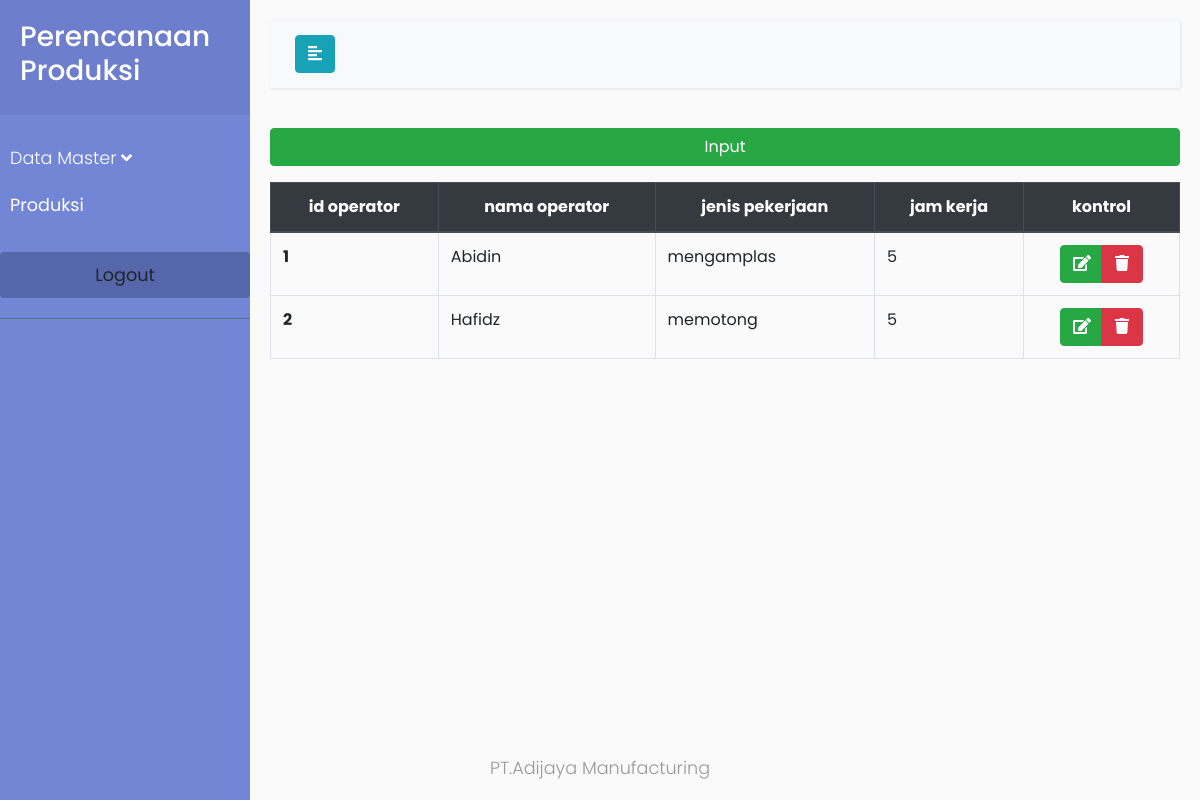
The app's page /operator (signed in) with its own data.
### tables this page shows
CREATE TABLE `operator` (
  `id_operator` int(50) NOT NULL,
  `nama_operator` varchar(255) NOT NULL,
  `jenis_pekerjaan` varchar(255) NOT NULL,
  `jam_kerja_operator` int(50) NOT NULL
);

### operator/read.php (called while the page is built)
<?php
require_once("../config.php");
$sql = "SELECT * FROM operator";
	$read = $db->prepare($sql);
$read->execute();
$data_operator = $read->fetchAll();
?>

### operator/index.php (the view, shortened to what this page needs)
<?php include "read.php" ?>
<!DOCTYPE html>
<html>
<head>
    <?php include "../head.php" ?>
</head>
<body>
    <div class="wrapper">
        <?php include "../sidebar.php"?>
        <div id="content">
            <?php include "../topbar.php" ?>
            <div>
                <button type="button" class="btn btn-success w-100 mb-3" data-toggle="modal" data-target="#modal_insert_operator">
                  Input
              </button>
<table class="table table-bordered">
  <thead class="thead-dark text-center">
    <tr>
        <th scope="col">id operator</th>
        <th scope="col">nama operator</th>
        <th scope="col">jenis pekerjaan</th>
        <th scope="col">jam kerja</th>
        <th scope="col">kontrol</th>
    </tr>
</thead>
<tbody>
    <?php
    if ($data_operator){
        foreach($data_operator as $data) {
            $id_operator = $data["id_operator"];
            $nama_operator = $data["nama_operator"];
            $jenis_pekerjaan = $data["jenis_pekerjaan"];
            $jam_kerja = $data["jam_kerja_operator"];
            echo '<tr>
            <th scope="row">'.$id_operator.'</th>
            <td>'.$nama_operator.'</td>
            <td>'.$jenis_pekerjaan.'</td>
            <td>'.$jam_kerja.'</td>
            <td class="text-center">
            <form class="d-inline" id="delete" name="delete" method="POST" action="delete.php">
            <div class="btn-group" role="group" aria-label="Basic example">
            <button type="button" class="btn btn-success w-50" data-toggle="modal" data-target="#modal_change_operator_'.$id_operator.'">
            <i class="fa fa-edit"></i>
            </button>
            <input type="hidden" class="form-control" id="id_operator" name="id_operator" value="'.$id_operator.'">
            <button type="submit" name="delete" class="btn btn-danger w-50">
            <i class="fa fa-trash"></i>
            </button>
            </div>
            </form>
            </td>
            </tr>
            <div class="modal fade" id="modal_change_operator_'.$id_operator.'" tabindex="-1" role="dialog" aria-labelledby="modal_change_operator_label_'.$id_operator.'" aria-hidden="true">
            <input type="hidden" class="form-control" id="id_operator" name="id_operator" aria-describedby="id_operator" placeholder="ID Operator" value="'.$id_operator.'">
            <input type="text" class="form-control" id="nama_operator" name="nama_operator" aria-describedby="nama_operator" placeholder="Nama Operator" value="'.$nama_operator.'">
            <input type="text" class="form-control" id="jenis_pekerjaan" name="jenis_pekerjaan" placeholder="Jenis Pekerjaan" value="'.$jenis_pekerjaan.'">
            <input type="text" class="form-control" id="jam_kerja" name="jam_kerja" placeholder="Jam Kerja" value="'.$jam_kerja.'">
            </div>';
        }
    }
    ?>
</tbody>
</table>
</div>
</div>
<?php include "../footer.php" ?>
</div>
</body>
</html>

### style.css (style rules this page uses)
body { font-family: 'Poppins', sans-serif; background: #fafafa; }
.wrapper { display: flex; width: 100%; align-items: stretch; }
#content { width: 100%; padding: 20px; min-height: 100vh; transition: all 0.3s; }

### records on screen
operator: id_operator "1", nama_operator "Abidin", jenis_pekerjaan "mengamplas", jam_kerja_operator "5"
operator: id_operator "2", nama_operator "Hafidz", jenis_pekerjaan "memotong", jam_kerja_operator "5"

### other values on screen
$APP_NAME "Perencanaan Produksi"
